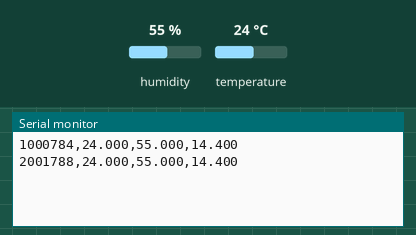
A sketch run on a simulated Arduino Uno, built with avr-gcc and run on an emulated ATmega328P. Shown: the last lines printed to the serial monitor. The inputs (shaded band) are chosen by the test bench; at power-on: humidity 55 %, temperature 24 °C.

Above: at 2.8 s.
2.9 s: humidity set to 22 %
At 3.8 s:
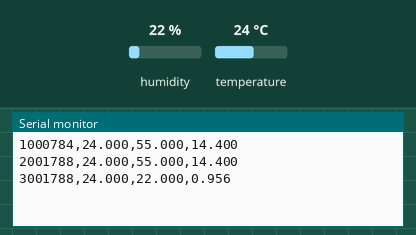
4.4 s: temperature set to 12 °C
At 5.5 s:
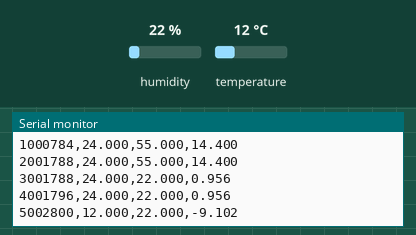
5.9 s: humidity set to 40 %
At 6.8 s:
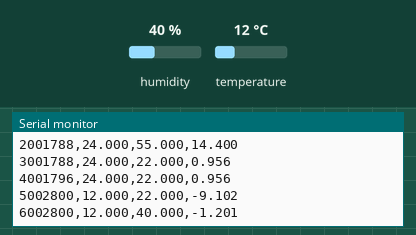
Timing chart, 0 to 8.9 s (numbered marks = the images above; inputs shaded):
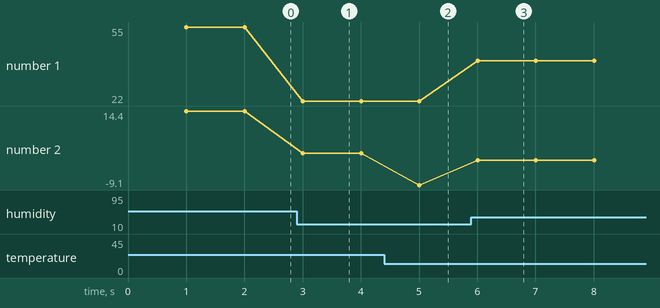

Measured:
- after the input at 2.9 s, the serial monitor: prints a new line after 0.10 s (image 1)
- after the input at 4.4 s, the serial monitor: prints a new line after 0.61 s (image 2)
- after the input at 5.9 s, the serial monitor: prints a new line after 0.11 s (image 3)
- plotted number 1: 55 → 22 after the input at 2.9 s, 22 → 40 after the input at 5.9 s
- plotted number 2: 14.4 → 0.96 after the input at 2.9 s, 0.96 → -9.1 after the input at 4.4 s, -9.1 → -1.2 after the input at 5.9 s

The sketch:

BME280_DewPointEstimate.ino
```cpp
#include <Wire.h>
#include <Adafruit_BME280.h>
#include <math.h>
Adafruit_BME280 bme; unsigned long last=0;
void setup(){Serial.begin(115200);if(!bme.begin(0x76)&&!bme.begin(0x77))while(true){}}
void loop(){unsigned long now=micros();if(now-last<1000000UL)return;last=now;float t=bme.readTemperature(),rh=bme.readHumidity();float a=17.62f,b=243.12f;float g=logf(rh/100.0f)+(a*t)/(b+t);float dew=(b*g)/(a-g);Serial.print(now);Serial.print(',');Serial.print(t,3);Serial.print(',');Serial.print(rh,3);Serial.print(',');Serial.println(dew,3);}
```
